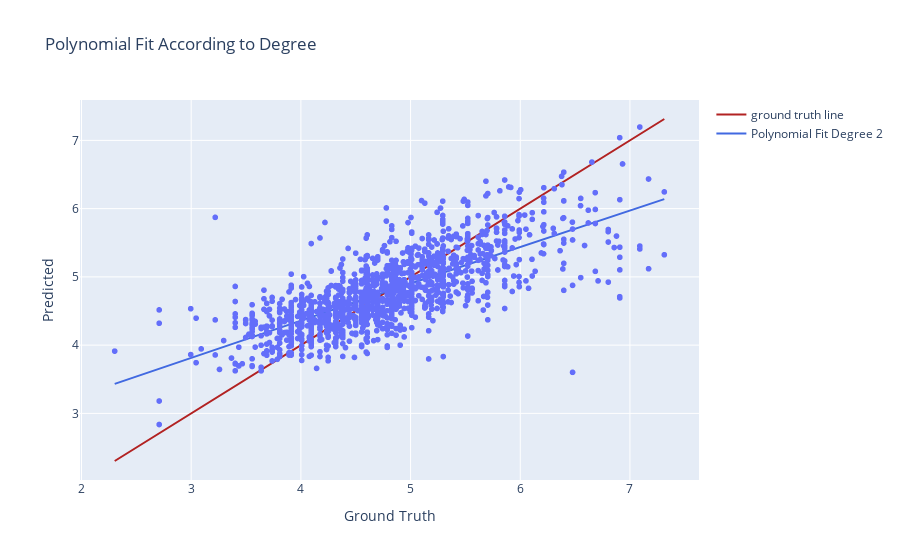

Notebook code cell kept with this figure:
### Code cell
plot_graphs(y_test, y_pred, degree, save = True)

### Figure 1 — Plotly figure (JSON) as saved in the notebook; plotly's stock layout.template omitted (floating-point values rounded to 4 significant figures; data arrays with more than 128 entries replaced by an {"elided": "..."} marker saying what was removed)
{"data": [{"hovertemplate": "ground truth=%{x}<br>Predicted=%{y}<extra></extra>", "legendgroup": "", "marker": {"color": "#636efa", "symbol": "circle"}, "mode": "markers", "name": "", "showlegend": false, "type": "scattergl", "x": {"elided": "1478 float values"}, "xaxis": "x", "y": {"elided": "1478 float values"}, "yaxis": "y"}, {"line": {"color": "firebrick", "width": 2}, "mode": "lines", "name": "ground truth line", "type": "scatter", "x": {"elided": "1478 float values"}, "y": {"elided": "1478 float values"}}, {"line": {"color": "royalblue", "width": 2}, "mode": "lines", "name": "Polynomial Fit Degree 2", "type": "scatter", "x": [2.303, 2.353, 2.404, 2.454, 2.505, 2.556, 2.606, 2.657, 2.707, 2.758, 2.809, 2.859, 2.91, 2.961, 3.011, 3.062, 3.112, 3.163, 3.214, 3.264, 3.315, 3.365, 3.416, 3.467, 3.517, 3.568, 3.619, 3.669, 3.72, 3.77, 3.821, 3.872, 3.922, 3.973, 4.023, 4.074, 4.125, 4.175, 4.226, 4.276, 4.327, 4.378, 4.428, 4.479, 4.53, 4.58, 4.631, 4.681, 4.732, 4.783, 4.833, 4.884, 4.934, 4.985, 5.036, 5.086, 5.137, 5.187, 5.238, 5.289, 5.339, 5.39, 5.441, 5.491, 5.542, 5.592, 5.643, 5.694, 5.744, 5.795, 5.845, 5.896, 5.947, 5.997, 6.048, 6.099, 6.149, 6.2, 6.25, 6.301, 6.352, 6.402, 6.453, 6.503, 6.554, 6.605, 6.655, 6.706, 6.756, 6.807, 6.858, 6.908, 6.959, 7.01, 7.06, 7.111, 7.161, 7.212, 7.263, 7.313], "y": [3.432, 3.46, 3.488, 3.515, 3.543, 3.571, 3.599, 3.627, 3.655, 3.682, 3.71, 3.738, 3.766, 3.794, 3.821, 3.849, 3.877, 3.905, 3.932, 3.96, 3.988, 4.015, 4.043, 4.071, 4.098, 4.126, 4.153, 4.181, 4.209, 4.236, 4.264, 4.291, 4.319, 4.346, 4.374, 4.402, 4.429, 4.457, 4.484, 4.511, 4.539, 4.566, 4.594, 4.621, 4.649, 4.676, 4.703, 4.731, 4.758, 4.786, 4.813, 4.84, 4.868, 4.895, 4.922, 4.949, 4.977, 5.004, 5.031, 5.059, 5.086, 5.113, 5.14, 5.167, 5.195, 5.222, 5.249, 5.276, 5.303, 5.33, 5.358, 5.385, 5.412, 5.439, 5.466, 5.493, 5.52, 5.547, 5.574, 5.601, 5.628, 5.655, 5.682, 5.709, 5.736, 5.763, 5.79, 5.817, 5.844, 5.871, 5.898, 5.925, 5.951, 5.978, 6.005, 6.032, 6.059, 6.086, 6.112, 6.139]}], "layout": {"legend": {"tracegroupgap": 0}, "title": {"text": "Polynomial Fit According to Degree"}, "xaxis": {"anchor": "y", "domain": [0, 1], "title": {"text": "Ground Truth"}}, "yaxis": {"anchor": "x", "domain": [0, 1], "title": {"text": "Predicted"}}}}
